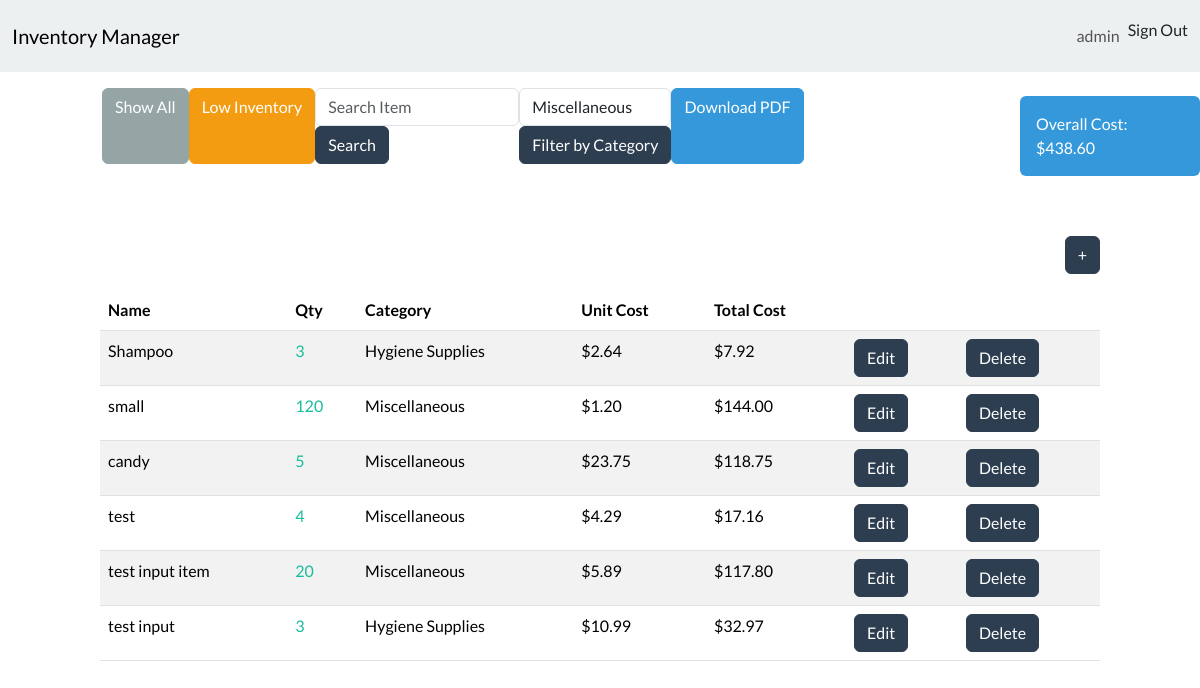
The page /dashboard/ (signed in) on the database its author committed.
### inventory/models.py (models this page shows, shortened)
class InventoryItem(models.Model):
    name = models.CharField(max_length=200)
    quantity = models.IntegerField()
    unit_cost = models.DecimalField(max_digits=10, decimal_places=2, default=0)
    category = models.ForeignKey('Category', on_delete=models.SET_NULL, blank=True, null=True)
    date_created = models.DateTimeField(auto_now_add=True)
    def total_cost(self):
        return self.quantity * self.unit_cost

class Category(models.Model):
    name = models.CharField(max_length=200)
    class Meta:
        verbose_name_plural = 'categories'

### inventory/views.py (the view)
# urls.py: path('dashboard/', Dashboard.as_view(), name='dashboard'),
class Dashboard(LoginRequiredMixin, View):
    def get(self, request):
        items = InventoryItem.objects.all().order_by('id')
        low_inventory_ids = InventoryItem.objects.filter(quantity__lte=LOW_QUANTITY).values_list('id', flat=True)
        categories = Category.objects.all()
        low_inventory = InventoryItem.objects.filter(quantity__lte=LOW_QUANTITY)
        if low_inventory.count() > 0:
            if low_inventory.count() > 1:
                messages.error(request, f'{low_inventory.count()} items have low inventory')
            else:
                messages.error(request, f'{low_inventory.count()} item has low inventory')
        total_cost = InventoryItem.objects.aggregate(total_cost=Sum(F('quantity') * F('unit_cost')))['total_cost']
        total_cost = round(total_cost or Decimal(0), 2)
        return render(request, 'inventory/dashboard.html', {
            'items': items,
            'low_inventory_ids': low_inventory_ids,
            'categories': categories,
            'total_cost': total_cost or 0
        })

### inventory/templates/inventory/dashboard.html (shortened to what this page needs)
{% extends 'inventory/base.html' %}
{% block content %}
    <div class="row mt-3">
        <div class="col-md-8 col-12 mx-auto">
            <div class="d-flex flex-wrap justify-content-start mb-3">
                <a href="{% url 'dashboard' %}" class="btn btn-secondary mb-2 mr-2">Show All</a>
                <a href="{% url 'low-items' %}" class="btn btn-warning mb-2 mr-2">Low Inventory</a>
                <form method="get" action="{% url 'search-items' %}" class="form-inline mb-2 ml-2">
                    <input type="text" name="query" class="form-control mr-2" placeholder="Search Item">
                    <button type="submit" class="btn btn-primary">Search</button>
                </form>
                <form method="get" action="{% url 'filter-category' %}" class="form-inline mb-2 mr-2">
                    <select name="category" class="form-control mr-2">
                        {% for category in categories %}
                            <option value="{{ category.id }}">{{ category.name }}</option>
                           {% endfor %}
                    </select>
                    <button type="submit" class="btn btn-primary">Filter by Category</button>
                </form>
                <a href="{% url 'generate-pdf' %}" class="btn btn-info mb-2">Download PDF</a>
            </div>
        </div>
        <div class="col-md-2 col-12 mt-2">
            <div class="alert alert-info mb-0">
                Overall Cost: ${{ total_cost }}
            </div>
        </div>
    </div>
        <div class="col-md-10 col-12 mx-auto mt-5">
            <div class="d-flex justify-content-end mb-3">
                <a href="{% url 'add-item' %}" class="btn btn-primary">+</a>
            </div>
            <table class="table table-hover table-striped">
                <thead>
                    <tr>
                        <th scope="col">Name</th>
                        <th scope="col">Qty</th>
                        <th scope="col">Category</th>
                        <th scope="col">Unit Cost</th>
                        <th scope="col">Total Cost</th>
                        <th scope="col"></th>
                        <th scope="col"></th>
                    </tr>
                </thead>
                <tbody>
                    {% for item in items %}
                    <tr>
                        <td>{{ item.name }}</td>
                        {% if item.id in low_inventory_ids %}
                            <td class="text-danger">{{ item.quantity }}</td>
                        {% else %}
                            <td class="text-success">{{ item.quantity }}</td>
                        {% endif %}
                        <td>{{ item.category.name }}</td>
                        <td>${{ item.unit_cost }}</td>
                        <td>${{ item.total_cost }}</td>
                        <td><a href="{% url 'edit-item' item.id %}" class="btn btn-primary">Edit</a></td>
                        <td><a href="{% url 'delete-item' item.id %}" class="btn btn-primary">Delete</a></td>
                    </tr>
                    {% endfor %}
                </tbody>
            </table>
        </div>
{% endblock content %}

### inventory/templates/inventory/base.html (shortened to what this page needs)
<!DOCTYPE html>
<html lang="en">
<head>
    <link href="https://bootswatch.com/5/flatly/bootstrap.min.css" rel="stylesheet">
</head>
<body>
    {% include 'inventory/navigation.html' %}
    {% block content %}
    {% endblock content %}
</body>
</html>

### inventory/templates/inventory/navigation.html (shortened to what this page needs)
<nav class="navbar navbar-expand-lg bg-light">
    <div class="container-fluid">
        <a class="navbar-brand" href="{% url 'index' %}">Inventory Manager</a>
        <div class="collapse navbar-collapse justify-content-end" id="navbarNav">
            <ul class="navbar-nav">
                {% if user.is_authenticated %}
                    <li class="nav-item">
                        <a class="nav-link" href="#">{{ user.username }}</a>
                    </li>
                    <li class="nav-item">
                        <form method="post" action="{% url 'logout' %}" style="display: inline;">
                            <button type="submit" class="nav-link btn btn-link" style="display: inline; padding: 0; border: none; background: none; color: inherit; text-decoration: none;">Sign Out</button>
                        </form>
                    </li>
                {% endif %}
            </ul>
        </div>
    </div>
</nav>

### rows shown on the page
InventoryItem: name "Shampoo", quantity "3", category.name "Hygiene Supplies", unit_cost "2.64", total_cost "7.92"
InventoryItem: name "small", quantity "120", category.name "Miscellaneous", unit_cost "1.20", total_cost "144.00"
InventoryItem: name "candy", quantity "5", category.name "Miscellaneous", unit_cost "23.75", total_cost "118.75"
InventoryItem: name "test", quantity "4", category.name "Miscellaneous", unit_cost "4.29", total_cost "17.16"
InventoryItem: name "test input item", quantity "20", category.name "Miscellaneous", unit_cost "5.89", total_cost "117.80"
InventoryItem: name "test input", quantity "3", category.name "Hygiene Supplies", unit_cost "10.99", total_cost "32.97"

### other values the page prints
{{ user.username }} "admin"
{{ total_cost }} "438.60"
form field category "Miscellaneous"
